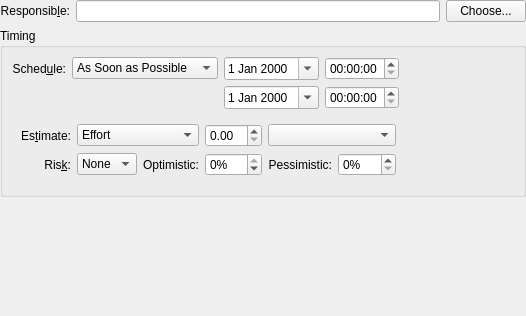
<?xml version="1.0" encoding="UTF-8"?>
<ui version="4.0">
 <author>Dag Andersen &lt;danders@get2net.dk&gt;</author>
 <class>KPlato::TaskGeneralPanelBase</class>
 <widget class="QWidget" name="KPlato::TaskGeneralPanelBase">
  <property name="geometry">
   <rect>
    <x>0</x>
    <y>0</y>
    <width>526</width>
    <height>316</height>
   </rect>
  </property>
  <layout class="QVBoxLayout" name="verticalLayout">
   <property name="leftMargin">
    <number>0</number>
   </property>
   <property name="topMargin">
    <number>0</number>
   </property>
   <property name="rightMargin">
    <number>0</number>
   </property>
   <property name="bottomMargin">
    <number>0</number>
   </property>
   <item>
    <layout class="QGridLayout" name="gridLayout_2">
     <item row="0" column="0">
      <widget class="QLabel" name="leaderlabel">
       <property name="whatsThis">
        <string>The person responsible for this task.

This is not limited to persons available in a resource group but can be anyone. You can even directly access your address book with the Choose button.</string>
       </property>
       <property name="text">
        <string>Responsib&amp;le:</string>
       </property>
       <property name="alignment">
        <set>Qt::AlignRight|Qt::AlignTrailing|Qt::AlignVCenter</set>
       </property>
       <property name="wordWrap">
        <bool>false</bool>
       </property>
       <property name="buddy">
        <cstring>leaderfield</cstring>
       </property>
      </widget>
     </item>
     <item row="0" column="1">
      <layout class="QHBoxLayout">
       <property name="leftMargin">
        <number>0</number>
       </property>
       <property name="topMargin">
        <number>0</number>
       </property>
       <property name="rightMargin">
        <number>0</number>
       </property>
       <property name="bottomMargin">
        <number>0</number>
       </property>
       <item>
        <widget class="KLineEdit" name="leaderfield">
         <property name="whatsThis">
          <string>The person responsible for this task.

This is not limited to persons available in a resource group but can be anyone. You can even directly access your address book with the Choose button.</string>
         </property>
        </widget>
       </item>
       <item>
        <widget class="QPushButton" name="chooseLeader">
         <property name="toolTip">
          <string>Insert a person from your address book</string>
         </property>
         <property name="whatsThis">
          <string>Insert a person from your address book.</string>
         </property>
         <property name="text">
          <string>Choose...</string>
         </property>
         <property name="shortcut">
          <string/>
         </property>
        </widget>
       </item>
      </layout>
     </item>
    </layout>
   </item>
   <item>
    <widget class="QGroupBox" name="schedulingGroup">
     <property name="whatsThis">
      <string>Scheduling Configuration. These settings affect the actual scheduling of the task.

The estimation can be either effort based or duration based. If it is effort based, the final duration will depend on the resources assigned to the task. For duration based estimation, the assigned resources do not affect the fixed duration of the task, but only the costs.</string>
     </property>
     <property name="title">
      <string>Timing</string>
     </property>
     <layout class="QGridLayout">
      <item row="0" column="0">
       <widget class="QFrame" name="frame">
        <property name="frameShape">
         <enum>QFrame::NoFrame</enum>
        </property>
        <property name="frameShadow">
         <enum>QFrame::Raised</enum>
        </property>
        <layout class="QGridLayout">
         <property name="leftMargin">
          <number>0</number>
         </property>
         <property name="topMargin">
          <number>0</number>
         </property>
         <property name="rightMargin">
          <number>0</number>
         </property>
         <property name="bottomMargin">
          <number>0</number>
         </property>
         <item row="0" column="0">
          <widget class="QLabel" name="textLabel3">
           <property name="text">
            <string>Sched&amp;ule:</string>
           </property>
           <property name="alignment">
            <set>Qt::AlignRight|Qt::AlignTrailing|Qt::AlignVCenter</set>
           </property>
           <property name="wordWrap">
            <bool>false</bool>
           </property>
           <property name="buddy">
            <cstring>scheduleType</cstring>
           </property>
          </widget>
         </item>
         <item row="0" column="1">
          <widget class="KComboBox" name="scheduleType">
           <property name="sizePolicy">
            <sizepolicy hsizetype="Preferred" vsizetype="Fixed">
             <horstretch>0</horstretch>
             <verstretch>0</verstretch>
            </sizepolicy>
           </property>
           <item>
            <property name="text">
             <string>As Soon as Possible</string>
            </property>
           </item>
           <item>
            <property name="text">
             <string>As Late as Possible</string>
            </property>
           </item>
           <item>
            <property name="text">
             <string>Must Start On</string>
            </property>
           </item>
           <item>
            <property name="text">
             <string>Must Finish On</string>
            </property>
           </item>
           <item>
            <property name="text">
             <string>Start Not Earlier Than</string>
            </property>
           </item>
           <item>
            <property name="text">
             <string>Finish Not Later Than</string>
            </property>
           </item>
           <item>
            <property name="text">
             <string>Fixed Interval</string>
            </property>
           </item>
          </widget>
         </item>
         <item row="0" column="3">
          <widget class="QTimeEdit" name="scheduleStartTime"/>
         </item>
         <item row="1" column="3">
          <widget class="QTimeEdit" name="scheduleEndTime"/>
         </item>
         <item row="0" column="2">
          <widget class="QDateEdit" name="scheduleStartDate">
           <property name="calendarPopup">
            <bool>true</bool>
           </property>
          </widget>
         </item>
         <item row="1" column="2">
          <widget class="QDateEdit" name="scheduleEndDate">
           <property name="calendarPopup">
            <bool>true</bool>
           </property>
          </widget>
         </item>
         <item row="0" column="4">
          <spacer name="horizontalSpacer">
           <property name="orientation">
            <enum>Qt::Horizontal</enum>
           </property>
           <property name="sizeHint" stdset="0">
            <size>
             <width>40</width>
             <height>20</height>
            </size>
           </property>
          </spacer>
         </item>
        </layout>
       </widget>
      </item>
      <item row="1" column="0">
       <widget class="QFrame" name="frame_2">
        <property name="frameShape">
         <enum>QFrame::NoFrame</enum>
        </property>
        <property name="frameShadow">
         <enum>QFrame::Raised</enum>
        </property>
        <layout class="QGridLayout" name="gridLayout_3">
         <item row="0" column="0">
          <widget class="QLabel" name="textLabel3_2">
           <property name="text">
            <string>Es&amp;timate:</string>
           </property>
           <property name="alignment">
            <set>Qt::AlignRight|Qt::AlignTrailing|Qt::AlignVCenter</set>
           </property>
           <property name="wordWrap">
            <bool>false</bool>
           </property>
           <property name="buddy">
            <cstring>estimateType</cstring>
           </property>
          </widget>
         </item>
         <item row="1" column="6">
          <widget class="QSpinBox" name="pessimisticValue">
           <property name="suffix">
            <string>%</string>
           </property>
           <property name="maximum">
            <number>999</number>
           </property>
          </widget>
         </item>
         <item row="1" column="7">
          <spacer name="horizontalSpacer_2">
           <property name="orientation">
            <enum>Qt::Horizontal</enum>
           </property>
           <property name="sizeHint" stdset="0">
            <size>
             <width>40</width>
             <height>20</height>
            </size>
           </property>
          </spacer>
         </item>
         <item row="1" column="0">
          <widget class="QLabel" name="textLabel3_2_3">
           <property name="toolTip">
            <string>Risk controls the PERT distribution used when calculating the actual estimate for this task.</string>
           </property>
           <property name="whatsThis">
            <string>&lt;p&gt;Risk controls the PERT distribution used when calculating the actual estimate for the task.
&lt;b&gt;None&lt;/b&gt; means the Expected estimate is used as is.
&lt;b&gt;Low risk&lt;/b&gt; means that a normal distribution is used.
&lt;b&gt;High risk&lt;/b&gt; means that the estimate will be slightly pessimistic compared to Low risk.&lt;/p&gt;</string>
           </property>
           <property name="text">
            <string>Ris&amp;k:</string>
           </property>
           <property name="alignment">
            <set>Qt::AlignRight|Qt::AlignTrailing|Qt::AlignVCenter</set>
           </property>
           <property name="wordWrap">
            <bool>false</bool>
           </property>
           <property name="buddy">
            <cstring>risk</cstring>
           </property>
          </widget>
         </item>
         <item row="0" column="5" colspan="2">
          <widget class="KComboBox" name="calendarCombo"/>
         </item>
         <item row="1" column="1">
          <widget class="KComboBox" name="risk">
           <property name="sizePolicy">
            <sizepolicy hsizetype="Preferred" vsizetype="Fixed">
             <horstretch>0</horstretch>
             <verstretch>0</verstretch>
            </sizepolicy>
           </property>
           <property name="toolTip">
            <string>Risk controls the PERT distribution used when calculating the actual estimate for this task.</string>
           </property>
           <property name="whatsThis">
            <string>&lt;p&gt;Risk controles the PERT distribution used when calculating the actual estimate for the task.
&lt;b&gt;None&lt;/b&gt; means the Expected estimate is used as is.
&lt;b&gt;Low risk&lt;/b&gt; means that a normal distribution is used.
&lt;b&gt;High risk&lt;/b&gt; means that the estimate will be slightly pessimistic compared to Low risk.&lt;/p&gt;</string>
           </property>
           <property name="editable">
            <bool>false</bool>
           </property>
           <item>
            <property name="text">
             <string>None</string>
            </property>
           </item>
           <item>
            <property name="text">
             <string>Low</string>
            </property>
           </item>
           <item>
            <property name="text">
             <string>High</string>
            </property>
           </item>
          </widget>
         </item>
         <item row="1" column="2">
          <widget class="QLabel" name="textLabel1_2">
           <property name="text">
            <string>Optimistic:</string>
           </property>
           <property name="alignment">
            <set>Qt::AlignRight|Qt::AlignTrailing|Qt::AlignVCenter</set>
           </property>
           <property name="wordWrap">
            <bool>false</bool>
           </property>
           <property name="buddy">
            <cstring>optimisticValue</cstring>
           </property>
          </widget>
         </item>
         <item row="1" column="3">
          <widget class="QSpinBox" name="optimisticValue">
           <property name="suffix">
            <string>%</string>
           </property>
           <property name="minimum">
            <number>-99</number>
           </property>
           <property name="maximum">
            <number>0</number>
           </property>
          </widget>
         </item>
         <item row="1" column="5">
          <widget class="QLabel" name="textLabel2_2">
           <property name="text">
            <string>Pessimistic:</string>
           </property>
           <property name="alignment">
            <set>Qt::AlignRight|Qt::AlignTrailing|Qt::AlignVCenter</set>
           </property>
           <property name="wordWrap">
            <bool>false</bool>
           </property>
           <property name="buddy">
            <cstring>pessimisticValue</cstring>
           </property>
          </widget>
         </item>
         <item row="0" column="3">
          <widget class="DurationSpinBox" name="estimate"/>
         </item>
         <item row="0" column="1" colspan="2">
          <widget class="KComboBox" name="estimateType">
           <property name="sizePolicy">
            <sizepolicy hsizetype="Preferred" vsizetype="Fixed">
             <horstretch>0</horstretch>
             <verstretch>0</verstretch>
            </sizepolicy>
           </property>
           <property name="editable">
            <bool>false</bool>
           </property>
           <item>
            <property name="text">
             <string>Effort</string>
            </property>
           </item>
           <item>
            <property name="text">
             <string>Duration</string>
            </property>
           </item>
           <item>
            <property name="text">
             <string>Milestone</string>
            </property>
           </item>
          </widget>
         </item>
        </layout>
       </widget>
      </item>
     </layout>
    </widget>
   </item>
   <item>
    <spacer name="verticalSpacer">
     <property name="orientation">
      <enum>Qt::Vertical</enum>
     </property>
     <property name="sizeHint" stdset="0">
      <size>
       <width>20</width>
       <height>42</height>
      </size>
     </property>
    </spacer>
   </item>
  </layout>
 </widget>
 <customwidgets>
  <customwidget>
   <class>KComboBox</class>
   <extends>QComboBox</extends>
   <header>kcombobox.h</header>
  </customwidget>
  <customwidget>
   <class>KLineEdit</class>
   <extends>QLineEdit</extends>
   <header>klineedit.h</header>
   <container>1</container>
  </customwidget>
  <customwidget>
   <class>DurationSpinBox</class>
   <extends>QDoubleSpinBox</extends>
   <header>kptdurationspinbox.h</header>
  </customwidget>
 </customwidgets>
 <tabstops>
  <tabstop>leaderfield</tabstop>
  <tabstop>chooseLeader</tabstop>
  <tabstop>scheduleType</tabstop>
  <tabstop>scheduleStartDate</tabstop>
  <tabstop>scheduleStartTime</tabstop>
  <tabstop>scheduleEndDate</tabstop>
  <tabstop>scheduleEndTime</tabstop>
  <tabstop>calendarCombo</tabstop>
  <tabstop>risk</tabstop>
  <tabstop>optimisticValue</tabstop>
  <tabstop>pessimisticValue</tabstop>
 </tabstops>
 <resources/>
 <connections/>
</ui>
